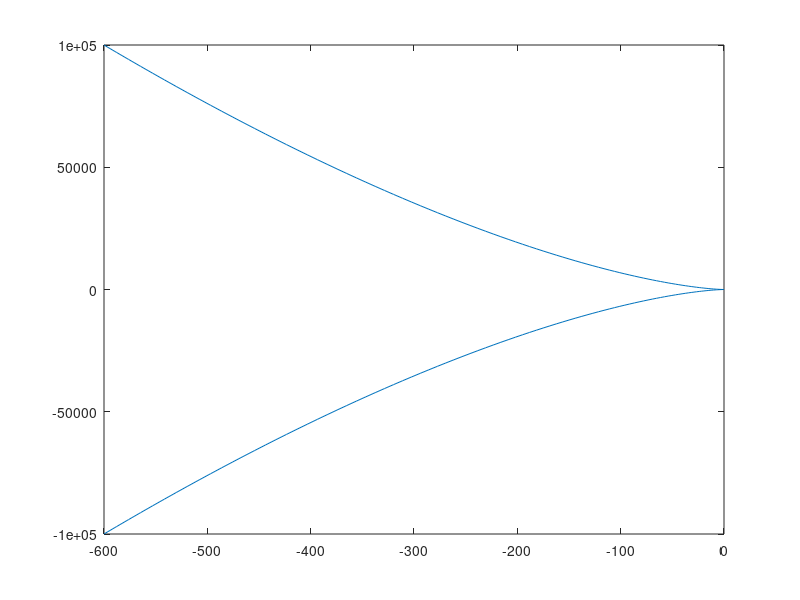

Reproduce this figure in MATLAB.
y = @(x)(-100 * x .^ 3 + x);
z = @(x)(-6 * x .^ 2);

xx = -10 : 0.1 : 10;
yy = y(xx);
zz = z(xx);


plot(zz, yy);

% hold on
%     plot(xx, zz);
%     plot(xx, yy);
% gold off
